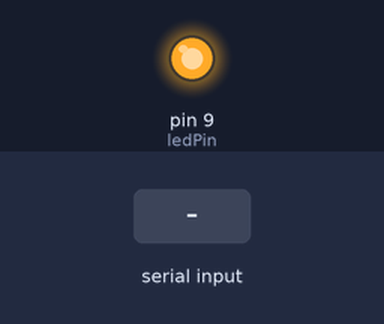
This sketch was run on a simulated Arduino Uno, built with avr-gcc and run on an emulated ATmega328P. Parts: output pins drawn as LEDs (lit = HIGH). Inputs (shaded band) come from the test bench.

Above: at 1.2 s.
1.3 s: "90,45\n" received over Serial
4.3 s: "30,150\n" received over Serial
At 5.4 s:
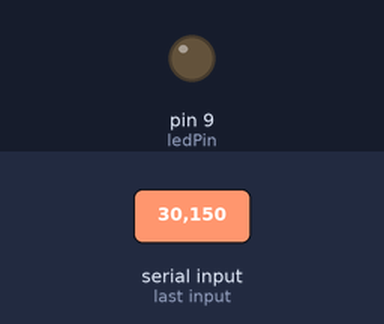
6.0 s: "90\n" received over Serial
At 8.5 s:
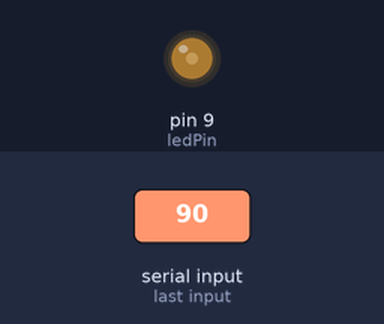
Timing chart, 0 to 10.0 s (numbered marks = the images above; inputs shaded):
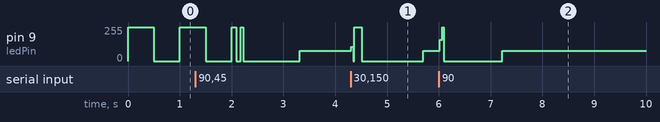

The sketch:

heartbeat.ino
```cpp
int ledPin = 9;
int delayTime = 500;

void setup() {
  pinMode(ledPin, OUTPUT);
  Serial.begin(9600);
}

void loop() {
  if (Serial.available() > 0) {
    delayTime = Serial.parseInt();
  }

  digitalWrite(ledPin, HIGH);
  delay(delayTime);
  digitalWrite(ledPin, LOW);
  delay(delayTime);
}
```

Measured:
- after the input at 4.3 s, pin 9 (ledPin): 76/255 → 255/255 at once, → 0/255 0.20 s later, → 76/255 1.2 s later
- after the input at 6.0 s, pin 9 (ledPin): 76/255 → 0/255 at once, → 76/255 1.2 s later
